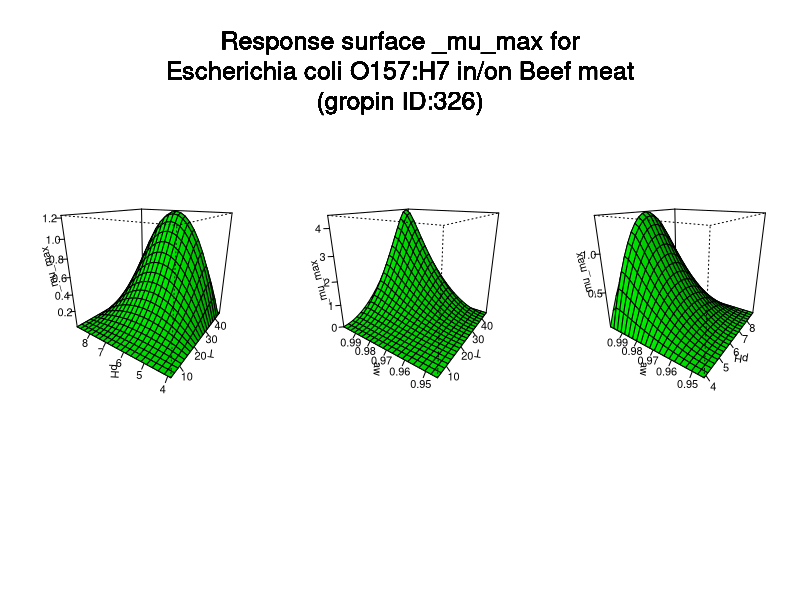

Recreate this plot in R.
#############################
# start of Parameter script
#############################
T <- seq(5.005,45.3546453546454,length.out=21)
pH <- seq(3.88388,8.9010989010989,length.out=21)
aw <- seq(0.944944,0.999000999000999,length.out=21)
#############################
# end of Parameter script
#############################
############################# 
# start of Model script Gropin ID 326 
#############################
 
# constant coefficients for this model
 
variables <- data.frame(T,pH,aw)
argumentsPar <- expand.grid(variables)
 
# heart of the model
response_surface <- function(T,pH,aw) {
   mumax <-4.5*(((T-45.4)*((T-5)^2))/((40.9-5)*((40.9-5)*(T-40.9)-(40.9-45.4)*(40.9+5-2*T))))*(((pH-8.91)*(pH-3.88))/((6.4-3.88)*(pH-6.4)-(6.4-8.91)*(3.88-pH)))*(((aw-1)*((aw-0.944)^2))/((0.996-0.944)*((0.996-0.944)*(aw-0.996)-(0.996-1)*(0.996+0.944-2*aw))))

return(mumax=mumax)
} 

# output parameters
responseSurface <- cbind(argumentsPar,response_surface(argumentsPar['T'],argumentsPar['pH'],argumentsPar['aw']))
colnames(responseSurface) <- c(colnames(argumentsPar),'mumax')
#############################
# End of Model script
#############################
############################# 
# start of Visualisation script Gropin ID 326 
#############################
argPar1 <- expand.grid(T,pH)
argPar2 <- expand.grid(T,aw)
argPar3 <- expand.grid(pH,aw)
z1 <- matrix(unlist(response_surface(argPar1[1],argPar1[2],aw[10])),nrow=21)
z2 <- matrix(unlist(response_surface(argPar2[1],pH[10],argPar2[2])),nrow=21)
z3 <- matrix(unlist(response_surface(T[10],argPar3[1],argPar3[2])),nrow=21)
par(mfrow = c(1,3))
persp(T,pH,z1,col = 'green',xlab='T',ylab='pH',zlab='_mu_max',theta=305,phi=20,shade=0.25,ticktype = 'detailed')
persp(T,aw,z2,col = 'green',xlab='T',ylab='aw',zlab='_mu_max',theta=305,phi=20,shade=0.25,ticktype = 'detailed')
persp(pH,aw,z3,col = 'green',xlab='pH',ylab='aw',zlab='_mu_max',theta=305,phi=20,shade=0.25,ticktype = 'detailed')
mtext('Response surface _mu_max for
Escherichia coli O157:H7 in/on Beef meat
(gropin ID:326)',outer=T,  cex=1.5, line=-8.5, side=3)
#############################
# End of Visualisation script
#############################
